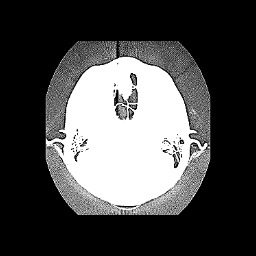

This chart was generated by the following Python code:
#!/usr/bin/env python

# Subtract the 2D Laplacian from an image to enhance edges.

# Factory overrides
import vtkmodules.vtkInteractionStyle  # noqa: F401
import vtkmodules.vtkRenderingFreeType  # noqa: F401
import vtkmodules.vtkRenderingOpenGL2  # noqa: F401

import os

from vtkmodules.vtkIOImage import vtkPNGReader
from vtkmodules.vtkImagingCore import vtkImageCast
from vtkmodules.vtkImagingGeneral import vtkImageLaplacian
from vtkmodules.vtkImagingMath import vtkImageMathematics
from vtkmodules.vtkRenderingCore import (
    vtkImageActor,
    vtkRenderWindow,
    vtkRenderWindowInteractor,
    vtkRenderer,
)

# Image pipeline
reader = vtkPNGReader()
data_dir = os.environ.get("VPE_DATA_DIR", os.path.dirname(os.path.abspath(__file__)))

reader.SetFileName(os.path.join(data_dir, "fullhead15.png"))

# Cast to double for Laplacian computation
cast = vtkImageCast()
cast.SetInputConnection(reader.GetOutputPort())
cast.SetOutputScalarTypeToDouble()
cast.Update()

# Compute 2D Laplacian
laplacian = vtkImageLaplacian()
laplacian.SetInputConnection(cast.GetOutputPort())
laplacian.SetDimensionality(2)
laplacian.Update()

# Subtract Laplacian from original
subtract = vtkImageMathematics()
subtract.SetOperationToSubtract()
subtract.SetInput1Data(cast.GetOutput())
subtract.SetInput2Data(laplacian.GetOutput())
subtract.ReleaseDataFlagOff()
subtract.Update()

# Display with vtkImageActor
image_actor = vtkImageActor()
image_actor.GetMapper().SetInputConnection(subtract.GetOutputPort())

# Renderer
renderer = vtkRenderer()
renderer.AddActor(image_actor)

# Window
render_window = vtkRenderWindow()
render_window.AddRenderer(renderer)
render_window.SetSize(256, 256)
render_window.SetWindowName("laplacian edge enhance")

# Scene
renderer.ResetCamera()

# Interactor
interactor = vtkRenderWindowInteractor()
interactor.SetRenderWindow(render_window)

interactor.Initialize()
interactor.Start()
